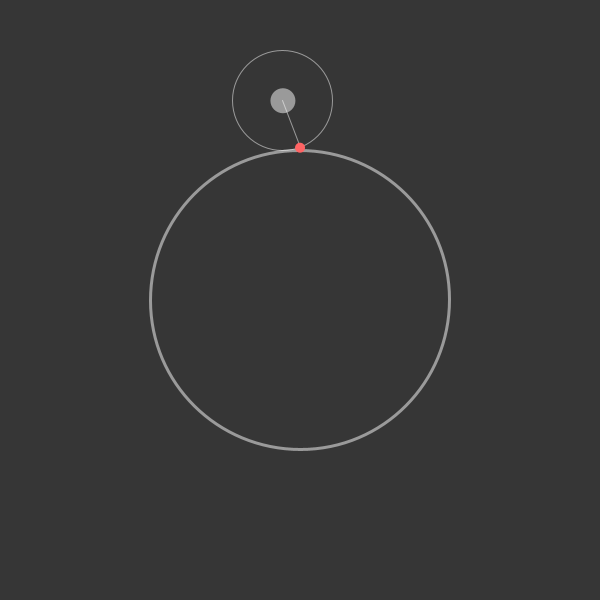
Frame 1 (no input)
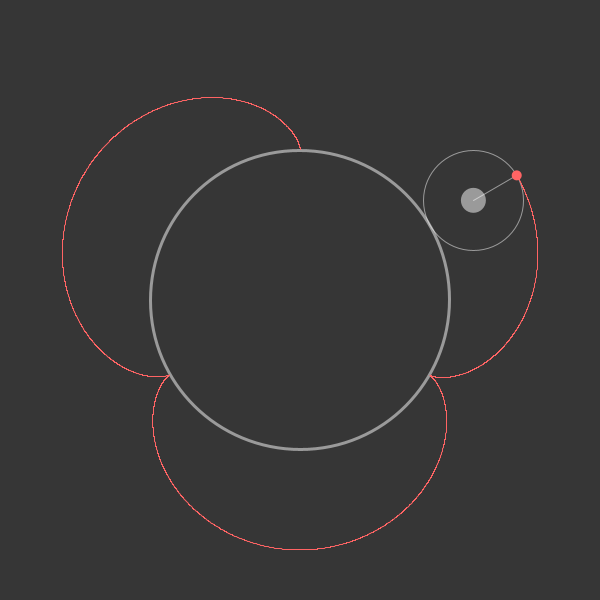
Frame 60 (the mouse pressed at the canvas centre just before this capture)
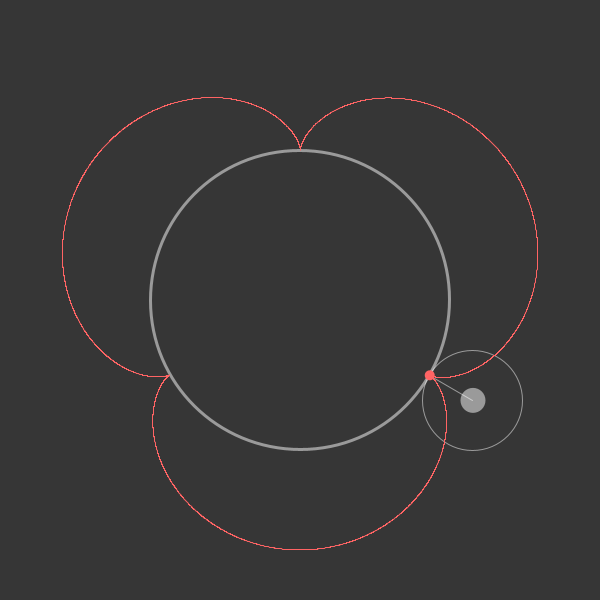
Frame 120 (the mouse held since frame 60 and released just before this capture)

The Processing sketch that drew these frames (run headless with seeded random() and noise(); from frame 60 on, the mouse is pressed at the canvas centre):

// Processing sketch: Cycloid
// ── Cycloid.pde
color BACKGROUND = color(54);
color CIRCLE = color(255, 127);
color TRACE = color(255, 100, 100);

ArrayList<Circle> circles; 
ArrayList<PVector> tracepts;


int freq = 50;

void setup() {
  size(600, 600);
  ellipseMode(RADIUS);

  circles = new ArrayList<Circle>();
  circles.add(new Circle(150, null, false, 0));
  circles.add(new Circle(50, null, true, TWO_PI / 3600));
  //circles.add(new Circle(10, null, false, TWO_PI / 1200));
  for (int i = 1; i < circles.size(); i++) circles.get(i).parent = circles.get(i-1);


  tracepts = new ArrayList<PVector>();
}



void draw() {
  //Update
  for (int i = 0; i < freq; i++) {
    for (Circle c : circles) {
      c.update();
    };
    PVector newpt = circles.get(circles.size()-1).trace();
    if (!tracepts.contains(newpt)) tracepts.add(newpt);
  }


  //Draw
  translate(width/2, height/2);
  rotate(-HALF_PI);
  background(BACKGROUND);
  for (Circle c : circles) {
    c.display();
  }
  circles.get(circles.size()-1).drawtrace(tracepts.get(tracepts.size() - 1));

  stroke(TRACE);
  strokeWeight(1);
  noFill();
  beginShape();
  for (PVector pt : tracepts) {
    vertex(pt.x, pt.y);
  }
  endShape();
}
// ── Circle.pde
class Circle {

  float r;
  float theta;
  Circle parent;
  boolean epi;
  float d;
  float x, y;
  float speed;

  Circle(float r_, Circle p, boolean e, float s) {
    this(r_, p, e, s, r_);
  }

  Circle(float r_, Circle p, boolean e, float s, float d_) {
    r = r_;
    parent = p;
    epi = e;
    speed = s;
    d = d_;
    theta = 0;
  }


  void update() {
    if (parent != null) {
      x = parent.x;
      x += parent.r * cos(theta);
      x += (epi ? 1 : -1) * r * cos(theta); 
      y = parent.y;
      y += parent.r * sin(theta);
      y += (epi ? 1 : -1) * r * sin(theta);
    }

    theta -= speed;
  }



  void display() {
    if (r < 1) return;
    strokeWeight(parent == null ? 3 : 1);
    stroke(CIRCLE);
    noFill();
    ellipse(x, y, r, r);
  }


  void drawtrace(PVector t) {
    if (r > 2) {
      stroke(CIRCLE);
      line(x, y, t.x, t.y);
      noStroke();
      fill(CIRCLE);
      ellipse(x, y, r/4, r/4);
      fill(TRACE);
      ellipse(t.x, t.y, 5, 5);
    }
  }


  PVector trace() {
    float spin = theta * (parent.r / r + 1);
    float tx = x - d * cos(spin);
    float ty = y - d * sin(spin);

    return new PVector(tx, ty);
  }
}
